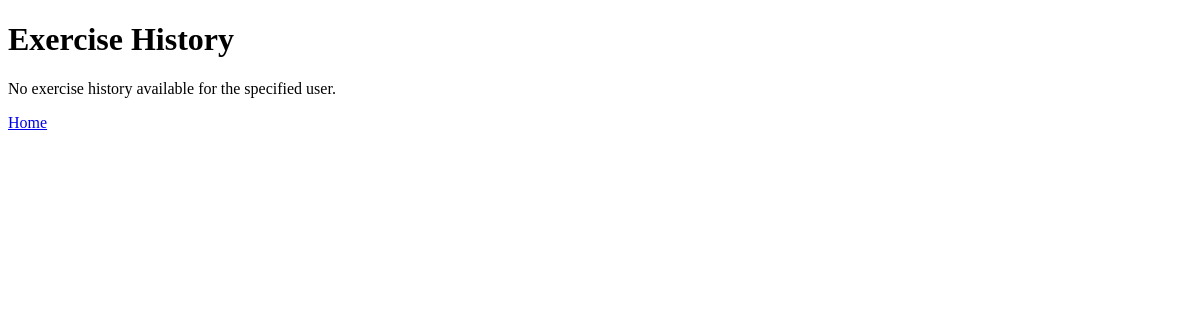
/exercise_history?user_id=5, run on an earlier commit of the app's database.
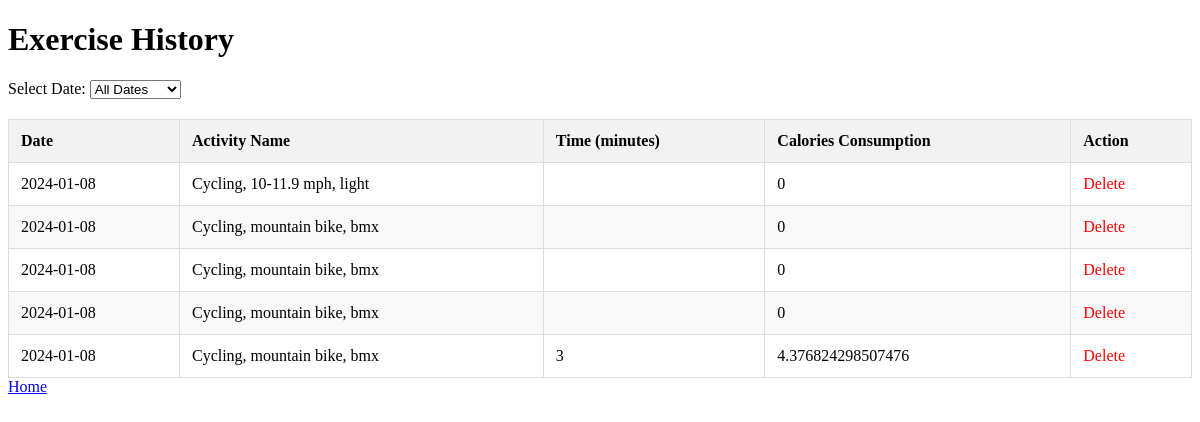
And on a later commit of the database.
### app.py (models this page shows)
class UserExerciseRecord(db.Model):
    id = db.Column(db.Integer, primary_key=True)
    user_id = db.Column(db.Integer, db.ForeignKey('user.id'), nullable=False)
    date = db.Column(db.Date, default=datetime.utcnow, nullable=False)
    activity_id = db.Column(db.Integer, db.ForeignKey('activity.id'), nullable=False)
    time = db.Column(db.Integer, nullable=False)
    calories_consumption = db.Column(db.Integer, nullable=False)

class Activity(db.Model):
    id = db.Column(db.Integer, primary_key=True)
    name = db.Column(db.String(255), nullable=False, unique=True)
    calories_per_kg = db.Column(db.Float, nullable=False)

### app.py (the view)
@app.route('/exercise_history')
def exercise_history():
    user_id = request.args.get('user_id', type=int)
    if user_id is not None:
        results = db.session.query(UserExerciseRecord.id,
                                   UserExerciseRecord.user_id,
                                   UserExerciseRecord.date,
                                   Activity.name,
                                   UserExerciseRecord.time,
                                   UserExerciseRecord.calories_consumption).\
            join(Activity, UserExerciseRecord.activity_id == Activity.id).\
            filter(UserExerciseRecord.user_id == user_id).all()
    else:
        results = []
    return render_template('exercise_history.html', results=results, user_id=user_id)

### templates/exercise_history.html (shortened to what this page needs)
<!DOCTYPE html>
<html lang="en">
<head>
</head>
<body>
    <h1>Exercise History</h1>
    {% if results %}
        <label for="selectDate">Select Date: </label>
        <select id="selectDate" onchange="filterByDate()">
            <option value="">All Dates</option>
        </select>
        <table>
            <thead>
                <tr>
                    <th>Date</th>
                    <th>Activity Name</th>
                    <th>Time (minutes)</th>
                    <th>Calories Consumption</th>
                    <th>Action</th>
                </tr>
            </thead>
            <tbody>
                {% for result in results %}
                    <tr>
                        <td>{{ result[2] }}</td>
                        <td>{{ result[3] }}</td>
                        <td>{{ result[4] }}</td>
                        <td>{{ result[5] }}</td>
                        <td>
                            <span class="delete-button" onclick="deleteRecord('{{ result[0] }}')">Delete</span>
                        </td>
                    </tr>
                {% endfor %}
            </tbody>
        </table>
    {% else %}
        <p>No exercise history available for the specified user.</p>
    {% endif %}
    <a href="{{ url_for('user_home', user_id=user_id) }}">Home</a>
</body>
</html>

### templates/exercise_history.html (style rules this page uses)
table { width: 100%; border-collapse: collapse; margin-top: 20px; }
table, th, td { border: 1px solid #ddd; }
th, td { padding: 12px; text-align: left; }
th { background-color: #f2f2f2; }
tr:nth-child(even) { background-color: #f9f9f9; }
.delete-button { cursor: pointer; color: red; }

What changed in the data, as far as the page shows it:
added UserExerciseRecord: date "2024-01-08", name "Cycling, 10-11.9 mph, light", calories_consumption "0"
added UserExerciseRecord: date "2024-01-08", name "Cycling, mountain bike, bmx", calories_consumption "0"
added UserExerciseRecord: date "2024-01-08", name "Cycling, mountain bike, bmx", calories_consumption "0"
added UserExerciseRecord: date "2024-01-08", name "Cycling, mountain bike, bmx", calories_consumption "0"
added UserExerciseRecord: date "2024-01-08", name "Cycling, mountain bike, bmx", time "3", calories_consumption "4.376824298507476"
Also different on the page:
form field value: (not shown) → "All Dates"
text no longer shown: "No exercise history available for the specified user."
text now shown: "Select Date: Date Activity Name Time (minutes) Calories Consumption Action"
